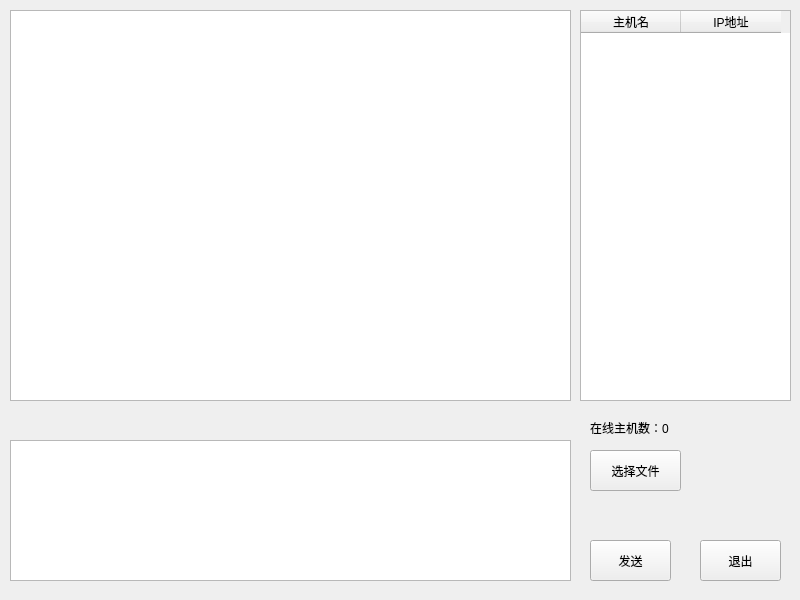
<?xml version="1.0" encoding="UTF-8"?>
<ui version="4.0">
 <class>Widget</class>
 <widget class="QWidget" name="Widget">
  <property name="geometry">
   <rect>
    <x>0</x>
    <y>0</y>
    <width>800</width>
    <height>600</height>
   </rect>
  </property>
  <property name="windowTitle">
   <string>Widget</string>
  </property>
  <widget class="QTextBrowser" name="msgBrowser">
   <property name="geometry">
    <rect>
     <x>10</x>
     <y>10</y>
     <width>561</width>
     <height>391</height>
    </rect>
   </property>
  </widget>
  <widget class="QTextEdit" name="msgTxtEdit">
   <property name="geometry">
    <rect>
     <x>10</x>
     <y>440</y>
     <width>561</width>
     <height>141</height>
    </rect>
   </property>
  </widget>
  <widget class="QPushButton" name="sendBtn">
   <property name="geometry">
    <rect>
     <x>590</x>
     <y>540</y>
     <width>81</width>
     <height>41</height>
    </rect>
   </property>
   <property name="text">
    <string>发送</string>
   </property>
  </widget>
  <widget class="QTableWidget" name="usrTblWidget">
   <property name="geometry">
    <rect>
     <x>580</x>
     <y>10</y>
     <width>211</width>
     <height>391</height>
    </rect>
   </property>
   <column>
    <property name="text">
     <string>主机名</string>
    </property>
   </column>
   <column>
    <property name="text">
     <string>IP地址</string>
    </property>
   </column>
  </widget>
  <widget class="QPushButton" name="exitBtn">
   <property name="geometry">
    <rect>
     <x>700</x>
     <y>540</y>
     <width>81</width>
     <height>41</height>
    </rect>
   </property>
   <property name="text">
    <string>退出</string>
   </property>
  </widget>
  <widget class="QPushButton" name="pushButton">
   <property name="geometry">
    <rect>
     <x>590</x>
     <y>450</y>
     <width>91</width>
     <height>41</height>
    </rect>
   </property>
   <property name="text">
    <string>选择文件</string>
   </property>
  </widget>
  <widget class="QLabel" name="usrNumLbl">
   <property name="geometry">
    <rect>
     <x>590</x>
     <y>420</y>
     <width>141</width>
     <height>16</height>
    </rect>
   </property>
   <property name="text">
    <string>在线主机数：0</string>
   </property>
  </widget>
 </widget>
 <resources/>
 <connections/>
</ui>
